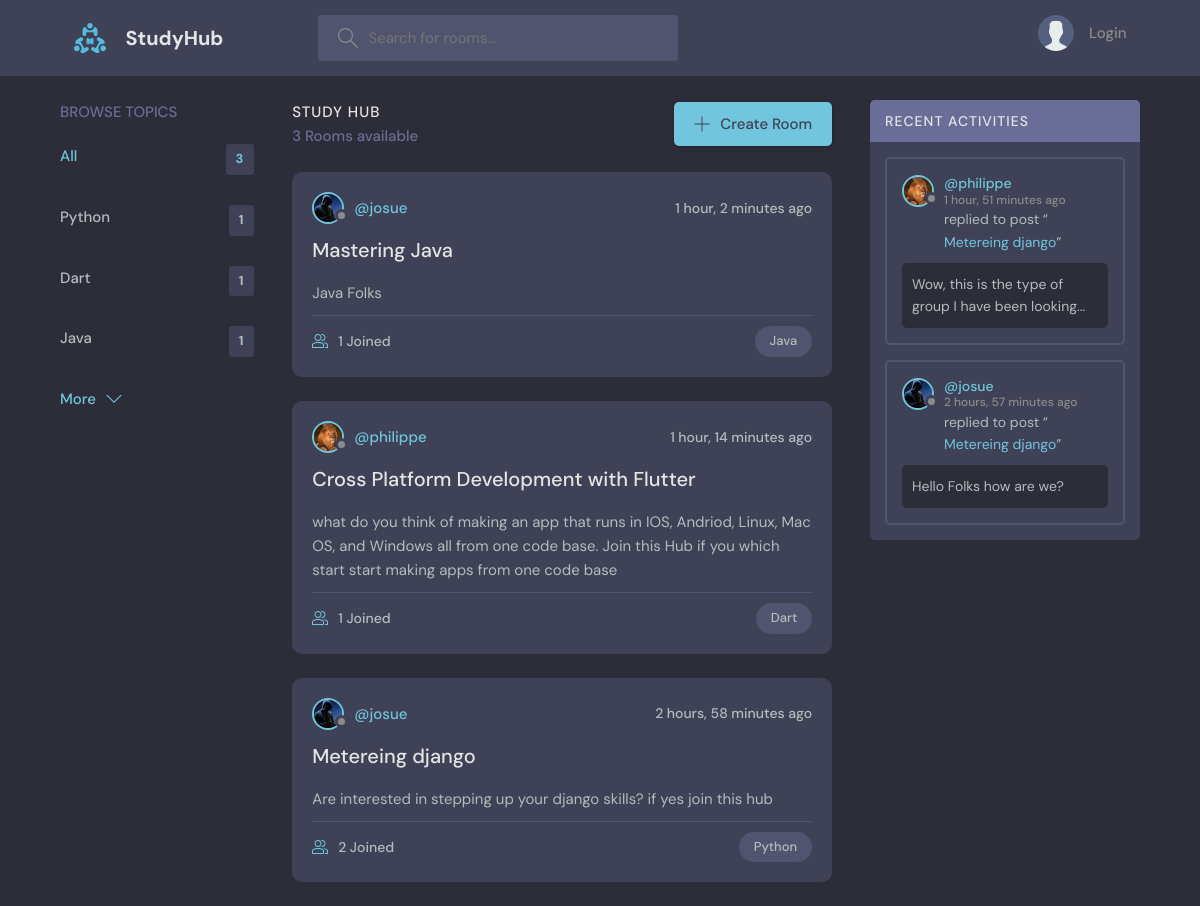
The page / on the database its author committed.
### base/models.py (models this page shows)
class Topic(models.Model):
    name = models.CharField(max_length=200)
    def __str__(self):
        return self.name

class Room(models.Model):
    host = models.ForeignKey(User, on_delete=models.SET_NULL, null=True)
    topic = models.ForeignKey(Topic, on_delete=models.SET_NULL, null=True)
    name = models.CharField(max_length=200)
    description = models.TextField(null=True, blank=True)
    participants = models.ManyToManyField(User, related_name='participants')
    updated = models.DateTimeField(auto_now=True)
    created = models.DateTimeField(auto_now_add=True)
    class Meta:
        ordering = ["-updated", "-created"]
    def __str__(self):
        return self.name

class User(AbstractUser):
    username = models.CharField(max_length=50, unique=True)
    email = models.EmailField(unique=True)
    bio = models.TextField(blank=True, null=True)
    avatar = models.ImageField(default='avatar.svg', null=True)
    USERNAME_FIELD = 'email'
    REQUIRED_FIELDS = ['username']
    def __str__(self):
        return self.username

class Message(models.Model):
    user = models.ForeignKey(User, on_delete=models.CASCADE)
    room = models.ForeignKey(Room, on_delete=models.CASCADE)
    body = models.TextField()
    updated = models.DateTimeField(auto_now=True)
    created = models.DateTimeField(auto_now_add=True)
    class Meta:
        ordering = ["-updated", "-created"]
    def __str__(self):
        if len(self.body) > 50:
            return  self.body[0:50] + '...'
        return self.body

### base/views.py (the view)
# urls.py: path('', home, name='home'),
def home(request):
    q = request.GET.get('q') if request.GET.get('q') is not None else ''
    rooms = Room.objects.filter(
        Q(topic__name__icontains=q) |
        Q(name__icontains=q) |
        Q(description__icontains=q)
    )
    topics = Topic.objects.all()[0:5]
    rooms_count = rooms.count()
    room_messages = Message.objects.filter(Q(room__topic__name__icontains=q))
    context = {
        'rooms': rooms,
        "topics": topics,
        "rooms_count": rooms_count,
        "room_messages": room_messages,
    }
    return render(request, 'base/pages/home.html', context)

### base/templates/base/pages/home.html (shortened to what this page needs)
{% extends "main.html" %}
{% block content %}
    <main class="layout layout--3">
      <div class="container">
        <div>
          {% include 'base/components/topics_component.html' %}
        </div>
        <div class="roomList">
          <div class="roomList__header">
            <div>
              <h2>Study Hub</h2>
              <p>{{ rooms.count }} Rooms available</p>
            </div>
            <a class="btn btn--main" href="{% url 'create-room' %}">
              <svg version="1.1" xmlns="http://www.w3.org/2000/svg" width="32" height="32" viewBox="0 0 32 32">
                <title>add</title>
                <path
                  d="M16.943 0.943h-1.885v14.115h-14.115v1.885h14.115v14.115h1.885v-14.115h14.115v-1.885h-14.115v-14.115z"
                ></path>
              </svg>
              Create Room
            </a>
          </div>
          {% include 'base/components/feed_component.html' %}
        </div>
        {% include 'base/components/activity_component.html' %}
      </div>
    </main>
{% endblock%}

### base/templates/base/components/topics_component.html
<div class="topics">
  <div class="topics__header">
    <h2>Browse Topics</h2>
  </div>
  <ul class="topics__list">
    <li>
      <a href="{% url 'home' %}" class="active">All <span>{{topics.count}}</span></a>
    </li>
    {% for topic in topics %}
    <li>
      <a href="{% url "home"%}?q={{topic.name}}">{{ topic.name }} <span>{{ topic.room_set.all.count }}</span></a>
    </li>
    {% endfor %}
  </ul>
  <a class="btn btn--link" href="{% url 'topics' %}">
    More
    <svg
      version="1.1"
      xmlns="http://www.w3.org/2000/svg"
      width="32"
      height="32"
      viewBox="0 0 32 32"
    >
      <title>chevron-down</title>
      <path d="M16 21l-13-13h-3l16 16 16-16h-3l-13 13z"></path>
    </svg>
  </a>
</div>

### base/templates/base/components/feed_component.html (shortened to what this page needs)
{% for room in rooms %}
<div class="roomListRoom">
    <div class="roomListRoom__header">
      <a href="{% url 'user-profile' room.host.id %}" class="roomListRoom__author">
        <div class="avatar avatar--small">
          <img src="{{ room.host.avatar.url }}" />
        </div>
        <span>@{{ room.host }}</span>
      </a>
      <div class="roomListRoom__actions">
        <span>{{ room.updated|timesince }} ago</span>
      </div>
    </div>
    <div class="roomListRoom__content">
      <a href="{% url 'room' room.id %}">{{ room.name }}</a>
      <p>
        {{ room.description }}
      </p>
    </div>
    <div class="roomListRoom__meta">
      <a href="{% url "room" room.id %}" class="roomListRoom__joined">
        {{ room.participants.all.count }} Joined
      </a>
      <p class="roomListRoom__topic">{{ room.topic }}</p>
    </div>
</div>
{% endfor %}

### base/templates/base/components/activity_component.html (shortened to what this page needs)
<div class="activities">
    <div class="activities__header">
      <h2>Recent Activities</h2>
    </div>
    {% for message in room_messages %}
    <div class="activities__box">
      <div class="activities__boxHeader roomListRoom__header">
        <a href="{% url "user-profile" message.user.id %}" class="roomListRoom__author">
          <div class="avatar avatar--small">
            <img src="{{ message.user.avatar.url }}" />
          </div>
          <p>
            @{{ message.user }}
            <span>{{ message.updated|timesince }} ago</span>
          </p>
        </a>
      </div>
      <div class="activities__boxContent">
        <p>replied to post “<a href="{% url 'room' message.room.id %}">{{ message.room }}</a>”</p>
        <div class="activities__boxRoomContent">
            {{ message }}
          </div>
      </div>
    </div>
    {% endfor %}
</div>

### rows shown on the page
Topic: name "Python", room_set.all.count "1"
Topic: name "Dart", room_set.all.count "1"
Topic: name "Java", room_set.all.count "1"
Room: host.avatar (picture), host "josue", updated "1 hour, 2 minutes", name "Mastering Java", description "Java Folks", participants.all.count "1", topic "Java"
Room: host.avatar (picture), host "philippe", updated "1 hour, 14 minutes", name "Cross Platform Development with Flutter", description "what do you think of making an app that runs in IOS, Andriod, Linux, Mac OS, and Windows all from one code base. Join this Hub if you which start start making apps from one code base", participants.all.count "1", topic "Dart"
Room: host.avatar (picture), host "josue", updated "2 hours, 58 minutes", name "Metereing django", description "Are interested in stepping up your django skills? if yes join this hub", participants.all.count "2", topic "Python"
Message: user.avatar (picture), user "philippe", updated "1 hour, 51 minutes", room "Metereing django", body "Wow, this is the type of group I have been looking..."
Message: user.avatar (picture), user "josue", updated "2 hours, 57 minutes", room "Metereing django", body "Hello Folks how are we?"

### other values the page prints
{{ topics.count }} "3"
{{ rooms.count }} "3"
